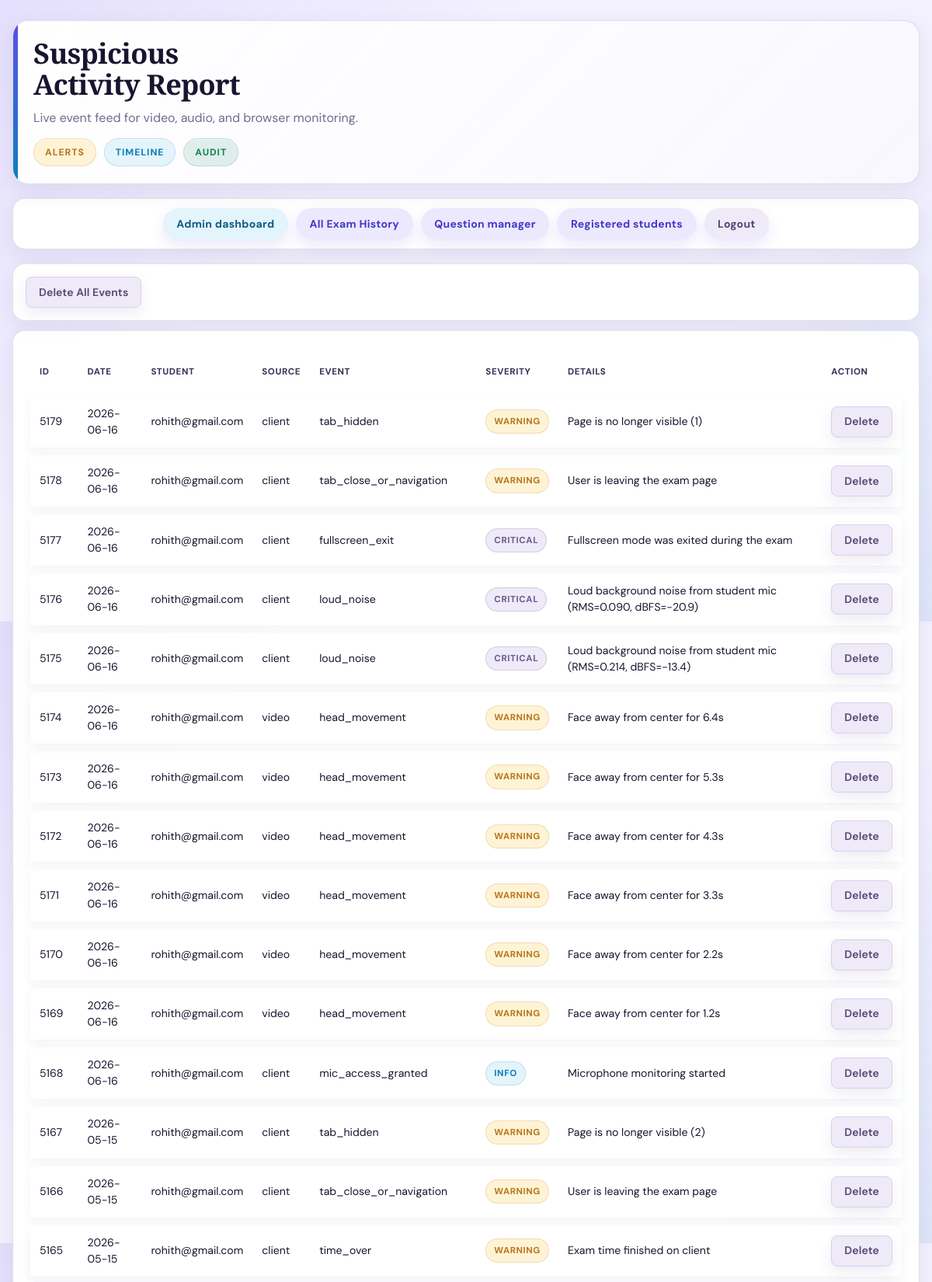
/admin/events (signed in, upper part), run on the app's committed database.
### tables this page shows
CREATE TABLE suspicious_events (
                id INTEGER PRIMARY KEY AUTOINCREMENT,
                created_at TEXT NOT NULL,
                source TEXT NOT NULL,
                event_type TEXT NOT NULL,
                details TEXT
            , student_name TEXT, severity TEXT NOT NULL DEFAULT 'warning');

### app.py (the view)
@app.get("/report")
@app.get("/admin/events")
def report():
    if not session.get("is_admin"):
        return redirect(url_for("login"))
    rows = get_recent_events(limit=200)
    return render_template("report.html", events=rows)

### app.py (called while the page is built)
@app.template_filter("date_only")
def date_only(value) -> str:
    text = str(value or "").strip()
    if not text:
        return "-"
    if "T" in text:
        return text.split("T", 1)[0]
    if " " in text:
        return text.split(" ", 1)[0]
    return text

### monitoring_db.py (called while the page is built)
def _get_connection() -> sqlite3.Connection:
    conn = sqlite3.connect(DB_PATH, check_same_thread=False)
    conn.row_factory = sqlite3.Row
    return conn

### templates/report.html (shortened to what this page needs)
<!DOCTYPE html>
<html lang="en">
  <head>
    <link rel="stylesheet" href="/static/css/app.css" />
    <link rel="stylesheet" href="/static/css/report.css" />
  </head>
  <body>
    <div class="page-shell">
      <div class="hero">
        <div>
          <h1 class="hero-title">Suspicious Activity Report</h1>
          <p class="hero-subtitle">
            Live event feed for video, audio, and browser monitoring.
          </p>
          <div class="hero-badges">
            <span class="badge warning">Alerts</span>
            <span class="badge info">Timeline</span>
            <span class="badge success">Audit</span>
          </div>
        </div>
      </div>
      <div class="nav-pills">
        <a class="nav-pill primary" href="/dashboard">Admin dashboard</a>
        <a class="nav-pill" href="/admin/history">All Exam History</a>
        <a class="nav-pill" href="/admin/questions">Question manager</a>
        <a class="nav-pill" href="/admin/students">Registered students</a>
        <a class="nav-pill danger" href="/admin_logout">Logout</a>
      </div>
      <div class="card report-card" style="margin-top: 12px; padding: 16px;">
        <form
          method="post"
          action="/admin/events/clear"
          onsubmit="return confirm('Delete all warnings and events?');"
        >
          <button class="btn btn-danger" type="submit">Delete All Events</button>
        </form>
      </div>
      <div class="card report-card" style="margin-top: 12px">
        {% if events %}
        <table class="table">
          <thead>
            <tr>
              <th>ID</th>
              <th>Date</th>
              <th>Student</th>
              <th>Source</th>
              <th>Event</th>
              <th>Severity</th>
              <th>Details</th>
              <th>Action</th>
            </tr>
          </thead>
          <tbody>
            {% for e in events %}
            <tr>
              <td>{{ e["id"] }}</td>
              <td>{{ e["created_at"]|date_only }}</td>
              <td>{{ e["student_name"] or "-" }}</td>
              <td>{{ e["source"] }}</td>
              <td>{{ e["event_type"] }}</td>
              <td>
                <span class="chip {{ e['severity'] or 'warning' }}">
                  {{ e["severity"] or "warning" }}
                </span>
              </td>
              <td>{{ e["details"] or "" }}</td>
              <td>
                <form
                  method="post"
                  action="{{ url_for('admin_delete_event', event_id=e['id']) }}"
                  onsubmit="return confirm('Delete this event?');"
                >
                  <button class="btn btn-danger btn-sm" type="submit">Delete</button>
                </form>
              </td>
            </tr>
            {% endfor %}
          </tbody>
        </table>
        {% else %}
        <div class="empty-state">No events logged yet.</div>
        {% endif %}
      </div>
    </div>
  </body>
</html>

### static/css/report.css (style rules this page uses)
.report-card { padding: 22px; animation: cardIn 0.55s ease-out; box-shadow: var(--shadow-soft); position: relative; overflow: hidden; background: rgba(255, 255, 255, 0.96); border: 1px solid var(--line, rgba(17, 33, 41, 0.12)); border-radius: var(--radius-lg, 16px); }
.report-card .table, .report-card .empty-state { position: relative; }

### data on the page
suspicious_events: id "5179", created_at "2026-06-16", student_name "rohith@gmail.com", source "client", event_type "tab_hidden", severity "WARNING", details "Page is no longer visible (1)"
suspicious_events: id "5178", created_at "2026-06-16", student_name "rohith@gmail.com", source "client", event_type "tab_close_or_navigation", severity "WARNING", details "User is leaving the exam page"
suspicious_events: id "5177", created_at "2026-06-16", student_name "rohith@gmail.com", source "client", event_type "fullscreen_exit", severity "CRITICAL", details "Fullscreen mode was exited during the exam"
suspicious_events: id "5176", created_at "2026-06-16", student_name "rohith@gmail.com", source "client", event_type "loud_noise", severity "CRITICAL", details "Loud background noise from student mic (RMS=0.090, dBFS=-20.9)"
suspicious_events: id "5175", created_at "2026-06-16", student_name "rohith@gmail.com", source "client", event_type "loud_noise", severity "CRITICAL", details "Loud background noise from student mic (RMS=0.214, dBFS=-13.4)"
suspicious_events: id "5174", created_at "2026-06-16", student_name "rohith@gmail.com", source "video", event_type "head_movement", severity "WARNING", details "Face away from center for 6.4s"
suspicious_events: id "5173", created_at "2026-06-16", student_name "rohith@gmail.com", source "video", event_type "head_movement", severity "WARNING", details "Face away from center for 5.3s"
suspicious_events: id "5172", created_at "2026-06-16", student_name "rohith@gmail.com", source "video", event_type "head_movement", severity "WARNING", details "Face away from center for 4.3s"
suspicious_events: id "5171", created_at "2026-06-16", student_name "rohith@gmail.com", source "video", event_type "head_movement", severity "WARNING", details "Face away from center for 3.3s"
suspicious_events: id "5170", created_at "2026-06-16", student_name "rohith@gmail.com", source "video", event_type "head_movement", severity "WARNING", details "Face away from center for 2.2s"
suspicious_events: id "5169", created_at "2026-06-16", student_name "rohith@gmail.com", source "video", event_type "head_movement", severity "WARNING", details "Face away from center for 1.2s"
suspicious_events: id "5168", created_at "2026-06-16", student_name "rohith@gmail.com", source "client", event_type "mic_access_granted", severity "INFO", details "Microphone monitoring started"
suspicious_events: id "5167", created_at "2026-05-15", student_name "rohith@gmail.com", source "client", event_type "tab_hidden", severity "WARNING", details "Page is no longer visible (2)"
suspicious_events: id "5166", created_at "2026-05-15", student_name "rohith@gmail.com", source "client", event_type "tab_close_or_navigation", severity "WARNING", details "User is leaving the exam page"
suspicious_events: id "5165", created_at "2026-05-15", student_name "rohith@gmail.com", source "client", event_type "time_over", severity "WARNING", details "Exam time finished on client"
